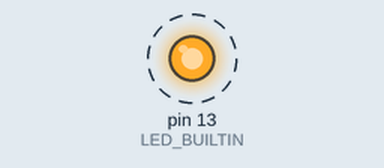
This sketch was run on a simulated Arduino Uno, built with avr-gcc and run on an emulated ATmega328P. On the bench: output pins drawn as LEDs (lit = HIGH). Dashed ring = blinking. What the sketch prints to the serial monitor is not drawn.

Above: at 0.2 s.
Timing chart, 0 to 3.0 s (numbered marks = the images above):
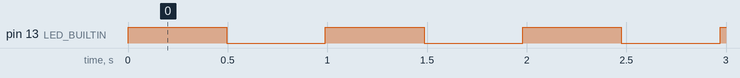

The sketch:

03b_Check_Task_Created_handle.ino
```cpp
/*
What is a Task Handle?
  A task handle (TaskHandle_t) is like an ID card or reference to a task in FreeRTOS.
  When you create a task using xTaskCreate(), you can ask FreeRTOS to give you back a handle.
  This handle uniquely identifies that task inside the RTOS.

Why do we need it?

  1.Some tasks run forever, but sometimes you need to control them:
      Suspend / Resume → pause and restart a task.
      Delete → completely remove a task.
      Check state → find if it’s running, suspended, etc.

  2.The handle tells FreeRTOS which task you are talking about.
    Without a handle, you can’t specifically target a task later.

Type: TaskHandle_t (usually a pointer inside RTOS).
Created by: xTaskCreate(..., &myHandle);
If the task creation fails, the handle stays NULL.
*/

#include <Arduino_FreeRTOS.h>

TaskHandle_t blink_handle = NULL;

void LED_Blink(void *pvParameters)
{
  pinMode(LED_BUILTIN, OUTPUT);
  while(1)
  {
    digitalWrite(LED_BUILTIN, digitalRead(LED_BUILTIN)^1);
    vTaskDelay(pdMS_TO_TICKS(500));
  }
}

void setup()
{
  Serial.begin(9600);
  xTaskCreate(LED_Blink, "Blink LED", 128, NULL, 1, &blink_handle);

  if(blink_handle != NULL)
  {
    Serial.println("task created successfully");
    vTaskStartScheduler();
  }
  else
    Serial.println("task creation failed");

}

void loop()
{

}
```

Measured:
- by itself, pin 13 (LED_BUILTIN): alternates HIGH for 0.50 s and LOW for 0.50 s
